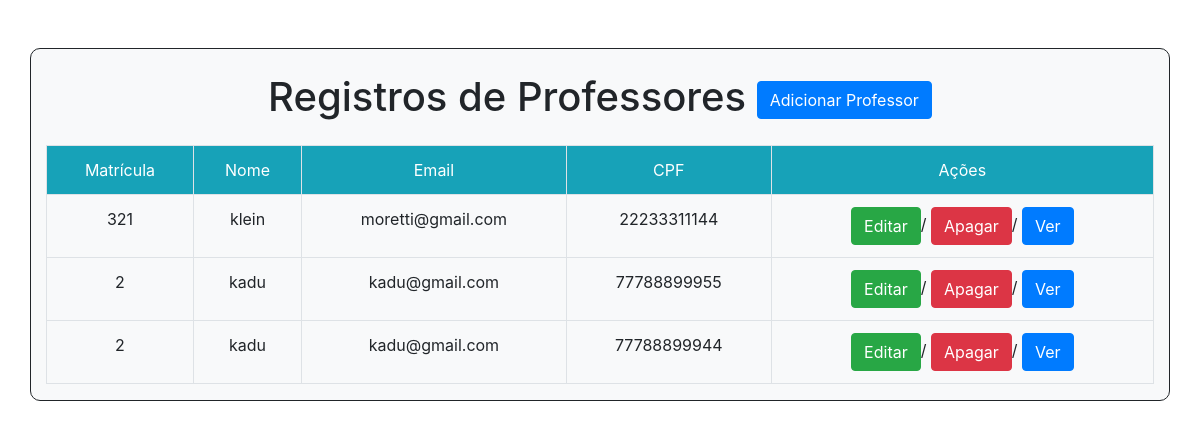
The page //listar/professor/ on the database its author committed.
### academico/models.py (models this page shows, shortened)
class Professor(models.Model):
    matricula = models.CharField(max_length=12)
    nome = models.CharField(max_length=100)
    email = models.EmailField(max_length=200)
    cpf = models.CharField(max_length=14)

### academico/views.py (the view)
# urls.py: path("/listar/professor/",views.listarProfessor, name="professor_listar"),
def listarProfessor(request):
   professor = Professor.objects.all()
   dicionario = { 'registros': professor }
   return render(request, 'academico/listagem_professor.html',context=dicionario)

### templates/academico/listagem_professor.html (shortened to what this page needs)
<!DOCTYPE html>
<html lang="pt-br">
<head>
    <link rel="stylesheet" href="https://cdn.jsdelivr.net/npm/bootstrap@4.6.1/dist/css/bootstrap.min.css">
</head>
<body>
<div class="container mt-5 bg-light" style="border:1px solid ; background-color:#1111; border-radius: 10px;">
    <h1 class="m-4 text-center">Registros de Professores <a href="/adicionar/professor/" class="btn btn-primary">Adicionar Professor</a></h1>
    <table class="table table-bordered">
        <tr class="bg-info text-white text-center ">
            <td> Matrícula </td>
            <td> Nome </td>
            <td> Email </td>
            <td> CPF </td>
            <td> Ações </td>
        </tr>
        {% for reg in registros %}
        <tr class="text-center">
            <td>{{ reg.matricula }}</td>
            <td>{{ reg.nome }}</td>
            <td>{{ reg.email }}</td>
            <td>{{ reg.cpf }}</td>
            <td>
                <a href="/editar/professor/{{reg.id}}/" class="btn btn-success">Editar</a>/
                <a href="/deletar/professor/{{reg.id}}/" class="btn btn-danger">Apagar</a>/
                <a href=/visualizar/professor/{{reg.id}}/" class="btn btn-primary">Ver</a>
            </td>
        </tr>
        {% endfor %}
    </table>
</div>
</body>
</html>

### rows shown on the page
Professor: matricula "321", nome "klein", email "moretti@gmail.com", cpf "22233311144"
Professor: matricula "2", nome "kadu", email "kadu@gmail.com", cpf "77788899955"
Professor: matricula "2", nome "kadu", email "kadu@gmail.com", cpf "77788899944"
